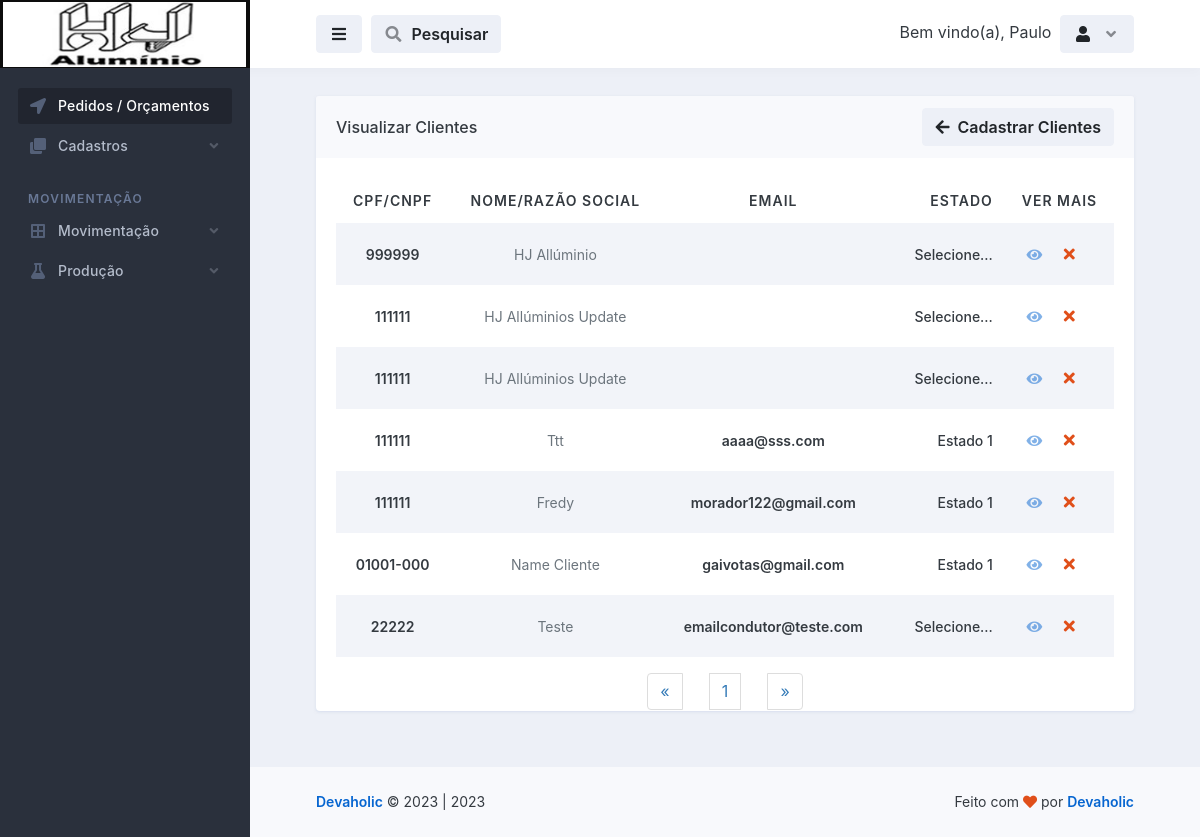
Screenshot of /cadastros/visualizar_clientes.php (signed in) with the database file from the repository.
### tables this page shows
CREATE TABLE `logado` (
  `id` int(11) NOT NULL,
  `nome` varchar(50) NOT NULL,
  `email` varchar(100) NOT NULL,
  `senha` varchar(50) NOT NULL,
  `parceiro_colaborador` varchar(100) NOT NULL,
  `cpf` int(100) NOT NULL,
  `rg` int(20) NOT NULL,
  `cep` int(20) NOT NULL,
  `endereco` varchar(100) NOT NULL,
  `telefone` varchar(50) NOT NULL,
  `complemento` varchar(100) NOT NULL,
  `bairro` varchar(100) NOT NULL,
  `cidade` varchar(100) NOT NULL,
  `uf` varchar(20) NOT NULL,
  `nascimento` varchar(100) NOT NULL,
  `nivel` varchar(20) NOT NULL
);

CREATE TABLE `clientes` (
  `id` int(11) NOT NULL,
  `cpf_cnpj` varchar(50) NOT NULL,
  `nome_razao_socil` varchar(50) NOT NULL,
  `contato` varchar(20) NOT NULL,
  `telefone` varchar(20) NOT NULL,
  `celular` varchar(20) NOT NULL,
  `email` varchar(50) NOT NULL,
  `senha` varchar(20) NOT NULL,
  `cep` varchar(20) NOT NULL,
  `rua` varchar(100) NOT NULL,
  `numero` varchar(20) NOT NULL,
  `complemento` varchar(100) NOT NULL,
  `bairro` varchar(100) NOT NULL,
  `cidade` varchar(100) NOT NULL,
  `estado` varchar(100) NOT NULL
);

### database.php (called while the page is built, shortened)
<?php
    class database
    {
        public $server = 'localhost';
        public $user = 'hjalum89_maxi';
        public $pass = 'HjAluminio123';
        public $bdn = 'hjalum89_Maxi';
        public function __construct()
        {
            try{
            $this->conn = new PDO('mysql:host='.$this->server.'; dbname='.$this->bdn, $this->user, $this->pass);
            } catch(PDOException $e){
                echo "Error $e";
            }
        }
    }
?>

### controllers/controllers_clientes.php (called while the page is built, shortened)
<?php
    include "../database.php";
class controllers_clientes extends database
{
    public function selecionar_clientes()
    {
        $selecionar_clientes = $this->conn->prepare("SELECT * FROM clientes ORDER BY id DESC");
        $selecionar_clientes->execute();
        $result_clientes = $selecionar_clientes->fetchAll(PDO::FETCH_ASSOC);
        return $result_clientes;
    }
}
?>

### cadastros/visualizar_clientes.php (the view, shortened to what this page needs)
<?php
require_once "../config.php";
$conn = mysqli_connect($DBHOST, $DBUSER, $DBPASS, $DBNAME);
$pagina = (isset($_GET['pagina']))? $_GET['pagina'] : 1;
$result_clientes = "SELECT * FROM clientes";
$resultado_clientes = mysqli_query($conn, $result_clientes);
$total_clientes = mysqli_num_rows($resultado_clientes);
$quantidade_pg = 10;
$num_pagina = ceil($total_clientes/$quantidade_pg);
$incio = ($quantidade_pg*$pagina)-$quantidade_pg;
$result_clientes = "SELECT * FROM clientes limit $incio, $quantidade_pg";
$resultado_clientes = mysqli_query($conn, $result_clientes);
?>
<!doctype html>
<html lang="en">
  <head>
    <link rel="stylesheet" id="css-main" href="../assets/css/dashmix.min.css">
    <link rel="stylesheet" href="../assets/css/pagination.css">
  </head>
  <body>
    <div id="page-container" class="sidebar-o sidebar-dark enable-page-overlay side-scroll page-header-fixed main-content-narrow">
    <?php require_once "../template/sidebar.php" ?>
<header id="page-header">
    <div class="content-header">
    <div class="space-x-1">
        <button type="button" class="btn btn-alt-secondary" data-toggle="layout" data-action="sidebar_toggle">
        <i class="fa fa-fw fa-bars"></i>
        </button>
            <button type="button" class="btn btn-alt-secondary" data-toggle="layout" data-action="header_search_on">
              <i class="fa fa-fw opacity-50 fa-search"></i> <span class="ms-1 d-none d-sm-inline-block">Pesquisar</span>
            </button>
    </div>
    <?php require_once "../template/btn_logout.php"; ?>
    </div>
</header>
      <main id="main-container">
        <div class="content content-full content-boxed">
          <div class="row">
            <div class="col-md-12">
              <div class="block block-rounded block-mode-loading-refresh">
                <div class="block-header block-header-default">
                  <h3 class="block-title">
                    Visualizar Clientes
                  </h3>
                  <a class="btn btn-alt-secondary" href="clientes.php">
                    <i class="fa fa-arrow-left me-1"></i> Cadastrar Clientes
                  </a>
                </div>
                <div class="block-content">
                  <table class="table table-striped table-hover table-borderless table-vcenter fs-sm">
                  <?php
                    require_once "../controllers/controllers_clientes.php";
                    $selecionar_clientes = new controllers_clientes();
                    $resul_clientes = $selecionar_clientes->selecionar_clientes();
                    if(count($resul_clientes) > 0)
                    { ?>
                    <thead style="text-align: center;">
                      <tr class="text-uppercase">
                        <th>CPF/CNPF</th>
                        <th class="d-none d-xl-table-cell">Nome/Razão Social</th>
                        <th>Email</th>
                        <th class="d-none d-sm-table-cell text-end" style="width: 120px;">Estado</th>
                        <th>Ver Mais</th>
                      </tr>
                    </thead>
                    <?php } ?>
                    <tbody style="text-align: center;">
                        <?php
                            require_once "../controllers/controllers_clientes.php";
                            $selecionar_clientes = new controllers_clientes();
                            $resul_clientes = $selecionar_clientes->selecionar_clientes();
                            if(count($resul_clientes) > 0)
                            {
                              while($row_clientes = mysqli_fetch_assoc($resultado_clientes)){ ?>
                              <tr>
                                  <td>
                                      <span class="fw-semibold"><?php echo $row_clientes['cpf_cnpj']; ?></span>
                                  </td>
                                  <td class="d-none d-xl-table-cell">
                                      <span class="fs-sm text-muted"><?php echo $row_clientes['nome_razao_socil']; ?></span>
                                  </td>
                                  <td>
                                      <span class="fw-semibold"><?php echo $row_clientes['email']; ?></span>
                                  </td>
                                  <td class="d-none d-sm-table-cell text-end fw-medium">
                                  <?php echo $row_clientes['estado']; ?>
                                  </td>
                                  <td class="text-center text-nowrap fw-medium" style="display: flex; justify-content: center; align-items: center;">
                                      <a href="vermais_clientes.php?view_clientes=<?php $idCriptografado = base64_encode($row_clientes['id']); echo $idCriptografado; ?>">
                                          <i class="fa fa-eye me-1 opacity-50"></i>
                                      </a>
                                      <?php
                                       echo "<button class='btn' onclick='abrirModal(".$row_clientes['id'].")'><i class='fa fa-fw fa-times text-danger'></i></button>";
                                      ?>
                                  </td>
                              </tr>
                        <?php } } else{ echo "<h1>Nenhum registo encontrado!</h1>"; } ?>
                    </tbody>
                  </table>
                  <?php
                    $pagina_anterior = $pagina - 1;
                    $pagina_posterior = $pagina + 1;
                  ?>
                <nav class="text-center">
                  <ul class="pagination" style="display: flex; align-items: center; justify-content: space-between; width: 20%; margin: auto;">
                    <li>
                      <?php
                      if($pagina_anterior != 0){ ?>
                        <a href="visualizar_clientes.php?pagina=<?php echo $pagina_anterior; ?>" aria-label="Previous">
                          <span aria-hidden="true">&laquo;</span>
                        </a>
                      <?php }else{ ?>
                        <span aria-hidden="true">&laquo;</span>
                      <?php }  ?>
                    </li>
                    <?php
                    for($i = 1; $i < $num_pagina + 1; $i++){ ?>
                      <li><a href="visualizar_clientes.php?pagina=<?php echo $i; ?>"><?php echo $i; ?></a>
                      </li>
                    <?php } ?>
                    <li>
                      <?php
                      if($pagina_posterior <= $num_pagina){ ?>
                        <a href="visualizar_clientes.php?pagina=<?php echo $pagina_posterior; ?>" aria-label="Previous">
                          <span aria-hidden="true">&raquo;</span>
                        </a>
                      <?php }else{ ?>
                        <span aria-hidden="true">&raquo;</span>
                      <?php }  ?>
                    </li>
                  </ul>
                </nav>
                </div>
                </div>
              </div>
        </div>
      </main>
      <?php require_once "../template/footer.php"; ?>
    </div>
  </body>
</html>

### template/btn_logout.php (shortened to what this page needs)
<?php
    include "../conexao-bd.php";
    $email = $_SESSION['email'];
    $selecinarUserLogado = $conn->prepare("SELECT * FROM logado WHERE email = :email");
    $selecinarUserLogado->bindValue(':email', $email);
    $selecinarUserLogado->execute();
    $row = $selecinarUserLogado->fetch(PDO::FETCH_ASSOC);
?>
<div class="space-x-1">
    <div class="dropdown d-inline-block">
        <span class="d-sm-inline-block">Bem vindo(a), <?php echo $row['nome']; ?></span>
    </div>
    <div class="dropdown d-inline-block">
    <button type="button" class="btn btn-alt-secondary" id="page-header-user-dropdown" data-bs-toggle="dropdown" aria-haspopup="true" aria-expanded="false">
        <i class="fa fa-fw fa-user"></i>
        <i class="fa fa-fw fa-angle-down opacity-50 ms-1 d-none d-sm-inline-block"></i>
    </button>
    </div>
</div>

### assets/css/pagination.css (style rules this page uses)
.pagination { display:inline-block;padding-left:0;margin:20px 0;border-radius:4px }
.pagination>li { display:inline }
.pagination>li>a,.pagination>li>span { position:relative;float:left;padding:6px 12px;margin-left:-1px;line-height:1.42857143;color:#337ab7;text-decoration:none;background-color:#fff;border:1px solid #ddd }
.pagination>li:first-child>a,.pagination>li:first-child>span { margin-left:0;border-top-left-radius:4px;border-bottom-left-radius:4px }
.pagination>li:last-child>a,.pagination>li:last-child>span { border-top-right-radius:4px;border-bottom-right-radius:4px }

### rows the page displays
logado: nome "Paulo"
clientes: cpf_cnpj "999999", nome_razao_socil "HJ Allúminio", estado "Selecione..."
clientes: cpf_cnpj "111111", nome_razao_socil "HJ Allúminios Update", estado "Selecione..."
clientes: cpf_cnpj "111111", nome_razao_socil "HJ Allúminios Update", estado "Selecione..."
clientes: cpf_cnpj "111111", nome_razao_socil "Ttt", email "aaaa@sss.com", estado "Estado 1"
clientes: cpf_cnpj "111111", nome_razao_socil "Fredy", email "morador122@gmail.com", estado "Estado 1"
clientes: cpf_cnpj "01001-000", nome_razao_socil "Name Cliente", email "gaivotas@gmail.com", estado "Estado 1"
clientes: cpf_cnpj "22222", nome_razao_socil "Teste", email "emailcondutor@teste.com", estado "Selecione..."

### other values shown
Date('Y') "2023"
